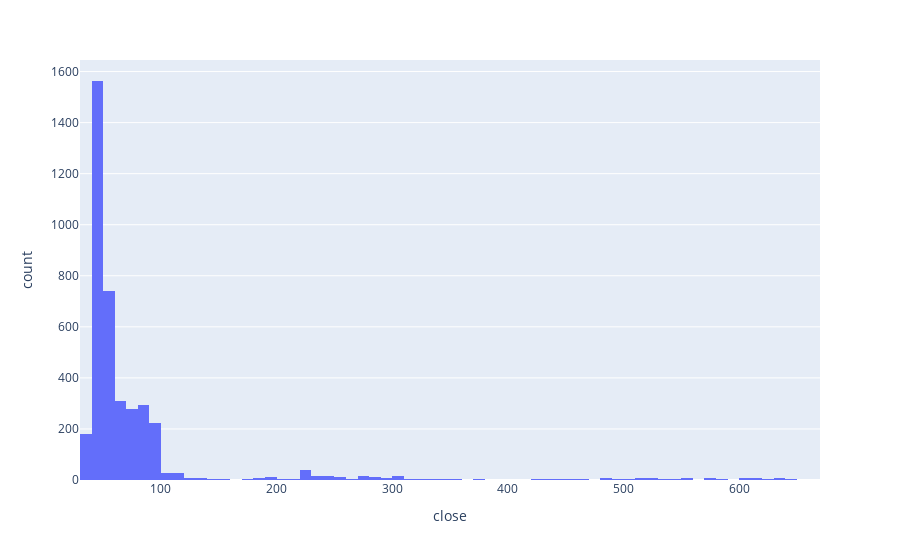

The code cell stored with this chart in its notebook:
### Code cell
fig = px.histogram(fpt, x="close")
fig.show()

### Figure 1 — Plotly figure (JSON) as saved in the notebook; plotly's stock layout.template omitted (floating-point values rounded to 4 significant figures; data arrays with more than 128 entries replaced by an {"elided": "..."} marker saying what was removed)
{"data": [{"alignmentgroup": "True", "bingroup": "x", "hovertemplate": "close=%{x}<br>count=%{y}<extra></extra>", "legendgroup": "", "marker": {"color": "#636efa", "pattern": {"shape": ""}}, "name": "", "offsetgroup": "", "orientation": "v", "showlegend": false, "type": "histogram", "x": {"elided": "3959 float values"}, "xaxis": "x", "yaxis": "y"}], "layout": {"barmode": "relative", "legend": {"tracegroupgap": 0}, "margin": {"t": 60}, "xaxis": {"anchor": "y", "domain": [0, 1], "title": {"text": "close"}}, "yaxis": {"anchor": "x", "domain": [0, 1], "title": {"text": "count"}}}}
